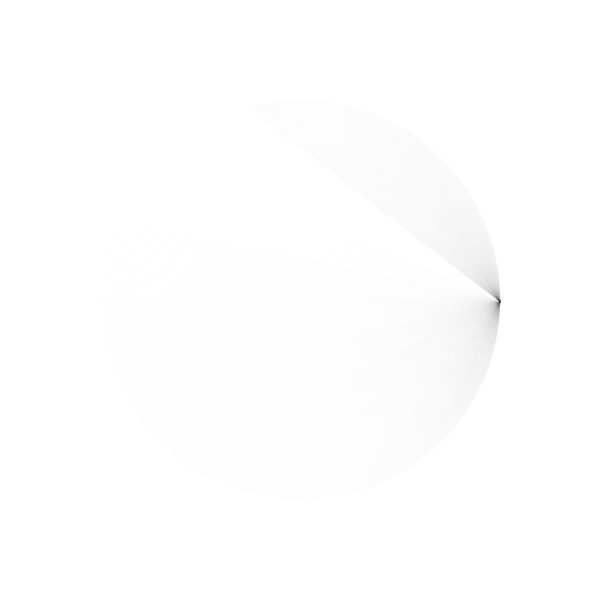
Frame 1 (no input)
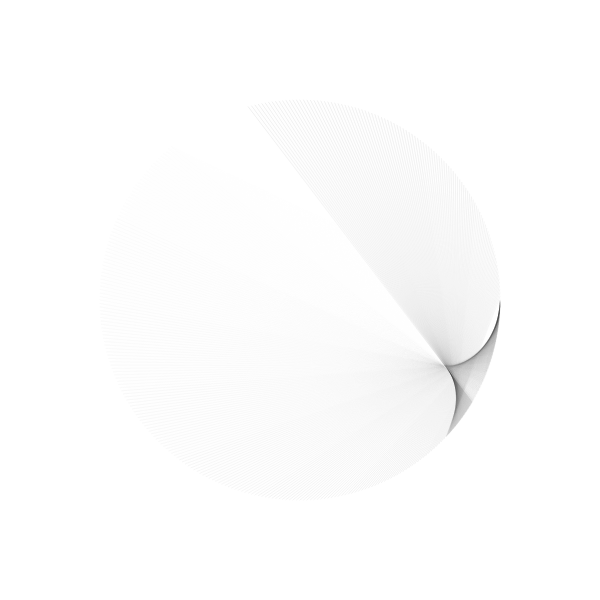
Frame 60 (no input)
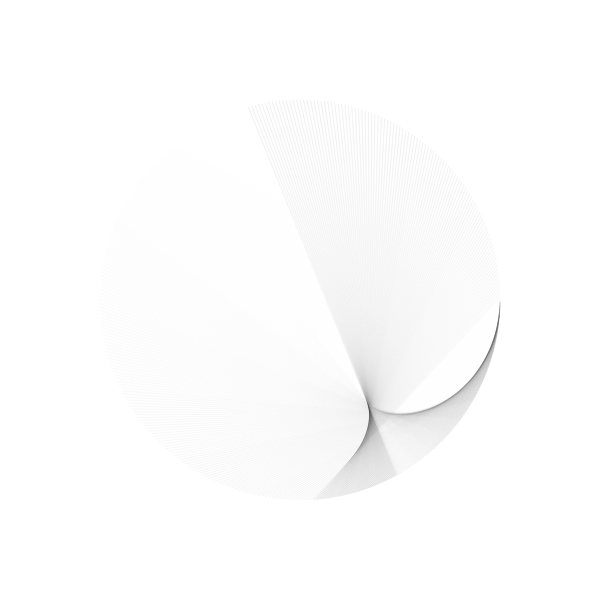
Frame 120 (the mouse pressed at the canvas centre since frame 60)

The p5.js sketch that drew these frames (run headless with seeded random() and noise() and a simulated clock; from frame 60 on, the mouse is pressed at the canvas centre):

// p5.js sketch
// ── sketch.js
function setup(){
  createCanvas(600, 600);
  background(255);
}

var r = 200; //radius
var s = 0.002; //speed

function draw(){
  background(255, 150);
  translate(width/2, height/2);

  let n = 360;
  for(let i =0; i<n; i++){
    let t1 = i*2*PI/n;
    let t2 = s*t1;

    let x1 = r*cos(t1);
    let y1 = r*sin(t1);
    let x2 = r*cos(t2);
    let y2 = r*sin(t2);

    stroke(i%255, 50);
    strokeWeight(0.2);
    noFill();
    line(x1, y1, x2, y2);
  }

  s+=0.002;
}
